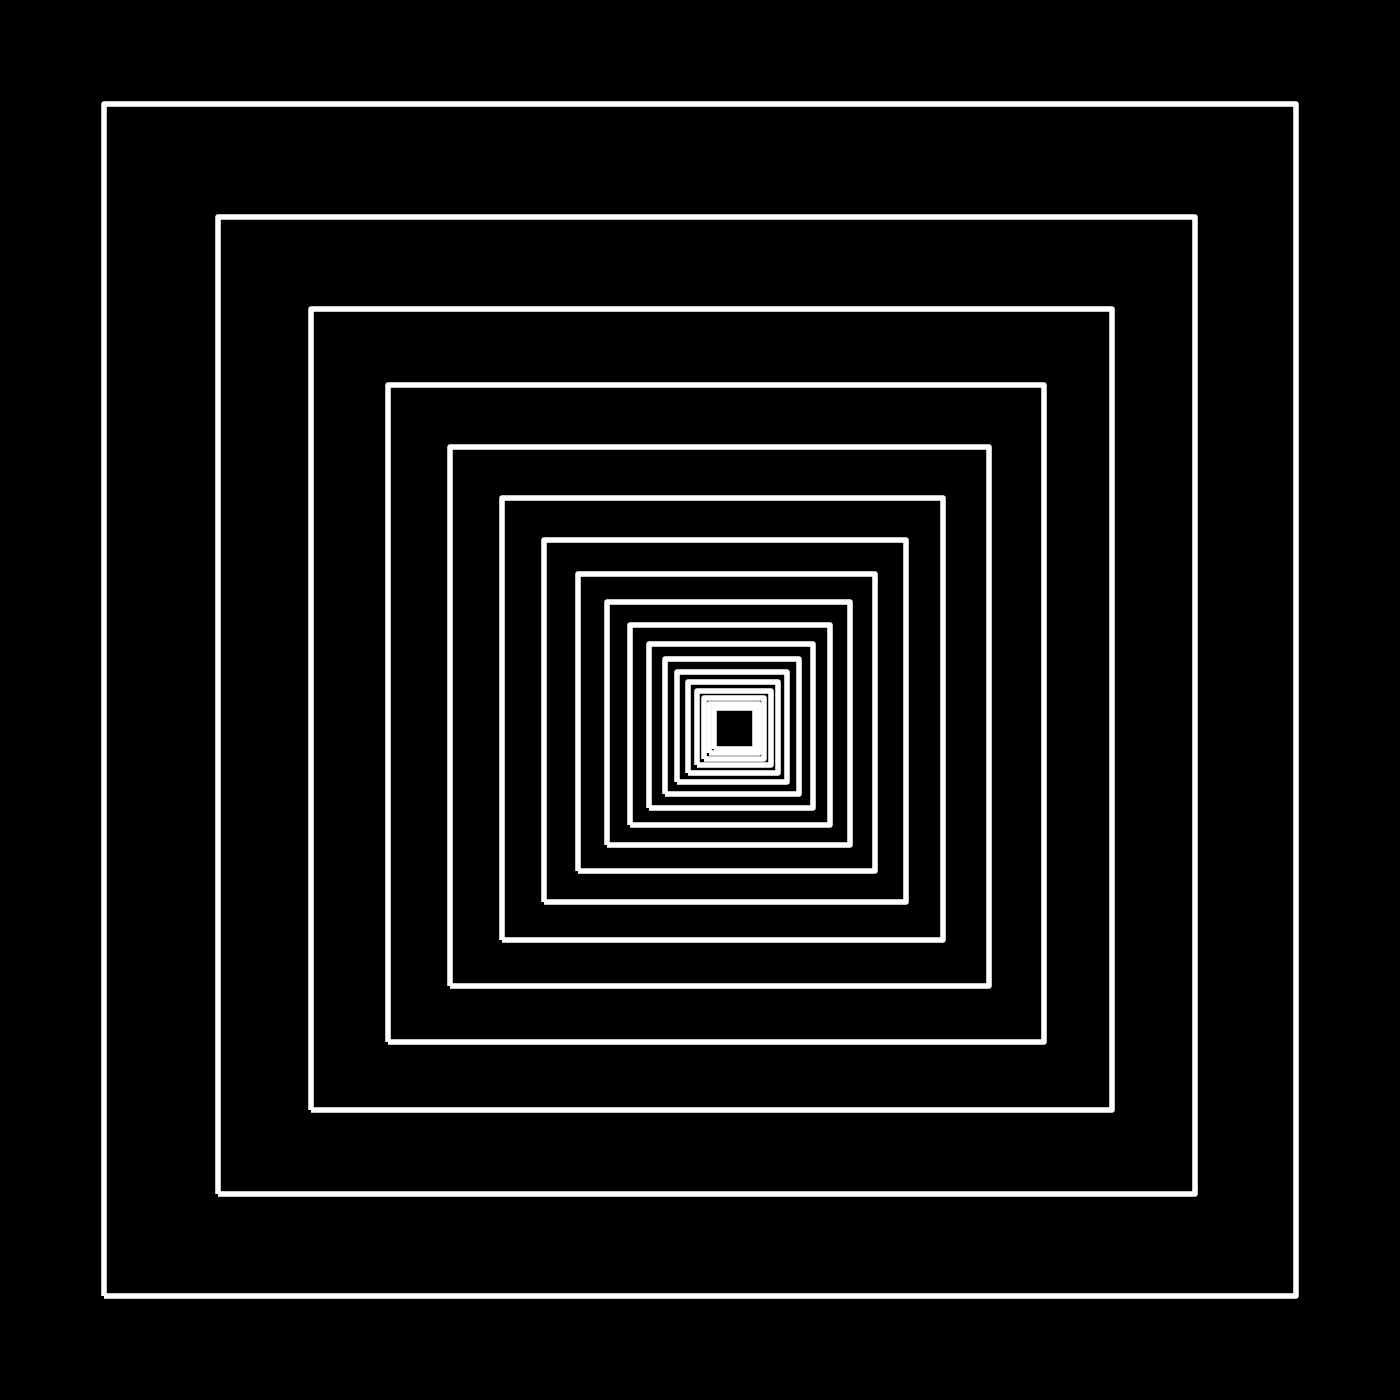

Reproduce this figure in Python.
"""
Nested Squares "Tunnel" Illusion.

A big outer square frame, with progressively smaller square outlines
nested inside it, each one scaled down toward a vanishing point that's
offset from the exact center -- which is what gives the illusion of a
square tunnel receding into the distance rather than perfectly
concentric squares.

Run: python nested_squares.py
Output: nested_squares.png
"""

import numpy as np
import matplotlib.pyplot as plt


def square_corners(cx, cy, half_size):
    """Return the 4 corners of an axis-aligned square (closed loop)."""
    return np.array([
        (cx - half_size, cy - half_size),
        (cx + half_size, cy - half_size),
        (cx + half_size, cy + half_size),
        (cx - half_size, cy + half_size),
        (cx - half_size, cy - half_size),
    ])


def draw_nested_squares(
    ax,
    outer_half_size=40,
    n_squares=18,
    shrink_ratio=0.82,
    vanish_offset=(0.06, -0.05),
    color="white",
    lw=2.0,
):
    """
    Draw n_squares square outlines, each shrink_ratio smaller than the
    last, moving from the outer square's center toward a vanishing
    point offset from center by `vanish_offset` (as a fraction of the
    outer half-size). Geometric shrinkage makes the squares bunch up
    closer together near the center, giving the tunnel-perspective look.
    """
    vx = vanish_offset[0] * outer_half_size
    vy = vanish_offset[1] * outer_half_size

    half = outer_half_size
    cx, cy = 0.0, 0.0

    for i in range(n_squares):
        corners = square_corners(cx, cy, half)
        ax.plot(corners[:, 0], corners[:, 1], color=color, linewidth=lw, solid_capstyle="butt")

        # Shrink the square and shift its center a bit toward the vanishing point
        half *= shrink_ratio
        cx = cx + (vx - cx) * (1 - shrink_ratio)
        cy = cy + (vy - cy) * (1 - shrink_ratio)


def plot_illusion(filename="nested_squares.png"):
    fig, ax = plt.subplots(figsize=(7, 7))
    ax.set_facecolor("black")
    fig.patch.set_facecolor("black")

    draw_nested_squares(ax)

    ax.set_aspect("equal")
    ax.axis("off")
    margin = 45
    ax.set_xlim(-margin, margin)
    ax.set_ylim(-margin, margin)

    plt.tight_layout()
    plt.savefig(filename, dpi=200, facecolor="black")
    plt.close()


if __name__ == "__main__":
    plot_illusion()
    print("Saved nested_squares.png")
